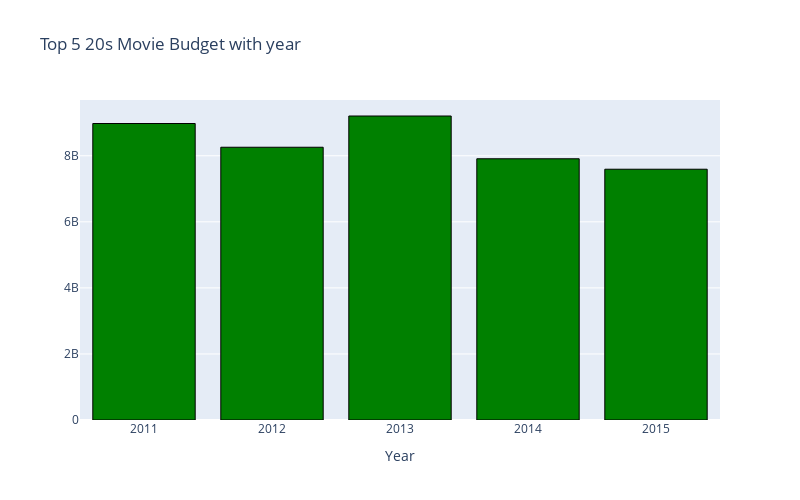

Notebook cell for this chart:
### Code cell
# 20's Movie Budgets
new_century_budget = new_century.groupby('release_year', as_index= False)['budget'].sum()
top_new_century = new_century_budget.nlargest(5,'release_year')
 

trace = go.Bar(
                    x = top_new_century['release_year'],
                    y = top_new_century['budget'],
                    orientation='v',
                    marker = dict(color='green',
                                 line=dict(color='black',width=1)),
                    )
data = [trace]
layout = go.Layout(barmode = "group",title='Top 5 20s Movie Budget with year',width=800, height=500, 
                       xaxis= dict(title='Year'),
                       #yaxis=dict(autorange="reversed"),
                       showlegend=False)
fig = go.Figure(data = data, layout = layout)
iplot(fig)

### Figure 1 — Plotly figure (JSON) as saved in the notebook; plotly's stock layout.template omitted (floating-point values rounded to 4 significant figures)
{"data": [{"marker": {"color": "green", "line": {"color": "black", "width": 1}}, "orientation": "v", "type": "bar", "x": [2015, 2014, 2013, 2012, 2011], "y": [7591947557, 7908350738, 9203619761, 8257783942, 8976589239]}], "layout": {"barmode": "group", "height": 500, "showlegend": false, "title": {"text": "Top 5 20s Movie Budget with year"}, "width": 800, "xaxis": {"title": {"text": "Year"}}}}
